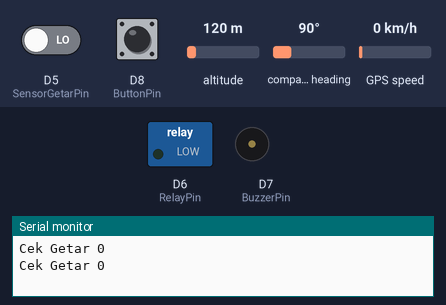
The sketch below on a simulated ESP8266 (NodeMCU). Shown: switched loads named in the sketch (green lamp = pin HIGH), buzzer (waves = sounding, pin HIGH), the last lines printed to the serial monitor. The test bench sets the inputs (shaded band); at power-on: D5 (SensorGetarPin) LOW, D8 (ButtonPin) LOW, altitude 120 m, compass heading 90°, GPS speed 0 km/h. WiFi joins after 1.5 s; servers stay silent unless stated; EEPROM starts erased; the GPS gets a fix after 3 s at 37.7749, -122.4194 with 8 satellites.

Above: at 5.0 s.
5.1 s: D5 (SensorGetarPin) driven HIGH
At 6.2 s:
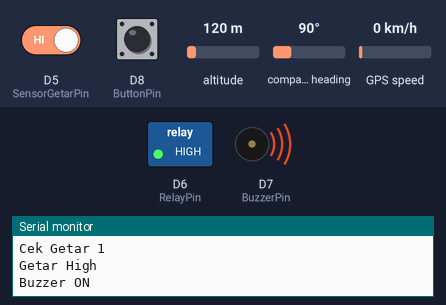
8.8 s: D5 (SensorGetarPin) driven LOW
At 9.2 s:
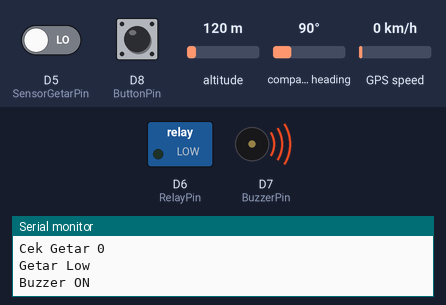
12.8 s: D8 (ButtonPin) pulled HIGH for 0.15 s
At 13.7 s:
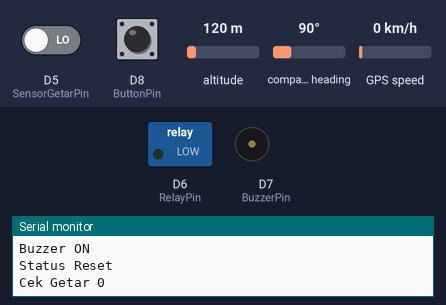
Timing chart, 0 to 15.8 s (numbered marks = the images above; inputs shaded):
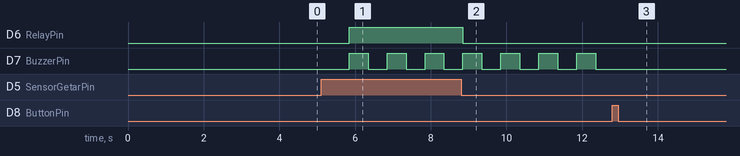

The sketch:

ProgramCobaBlynkWifi.ino
```cpp
#define BLYNK_PRINT Serial

#define BLYNK_TEMPLATE_ID "TMPLQ3apk_X1"
#define BLYNK_DEVICE_NAME "Quickstart Template"
#define BLYNK_AUTH_TOKEN "DWezjfkzEM5F_7ZeFc-wYjf_Rb4BNrjd"
//------------------------------------------------------------------
#include <SoftwareSerial.h>
#include <EEPROM.h>
#include "TinyGPS++.h"
#include <ESP8266WiFi.h>
#include <BlynkSimpleEsp8266.h>

//------------------------------------------------------------------
char ssid[] = "Terhubung";
char pass[] = "Terhubung";

//const int RXPin = 4, TXPin = 5;
#define RXPin D2
#define TXPin D1
const uint32_t GPSBaud = 9600;
SoftwareSerial gps_module(TXPin, RXPin);

TinyGPSPlus gps;

//Variable  to store the speed, no. of satellites, direction
float latitude = 0.00, lastlatitude = 0.00;
float longitude = 0.00, lastlongitude = 0.00;
float gps_speed;
int no_of_satellites;
String satellite_orientation;

char auth[] = BLYNK_AUTH_TOKEN;
// Your GPRS credentials. Leave empty, if missing user or pass
char apn[]  = "";
char user[] = "";
//char pass[] = "";

//------------------------------------------------------------------
BlynkTimer timer;

//------------------------------------------------------------------
#define RelayPin 12
#define BuzzerPin 13
#define SensorGetarPin 14
#define ButtonPin 15 // D8
//#define ButtonPin 9 // S2

#define EE_Size 5
#define RESET_EEPROM 1

#define EE_Status  3
#define EE_Deff  4

#define JarakMax 100.00 // 100 meter
#define GarisBujur 111320.00 //111.32 Km = 111320 meter
//------------------------------------------------------------------
uint8_t Status = 0;

//------------------------------------------------------------------
uint8_t GetarState = 0, BuzzState = 0;
uint8_t LastGetarState = 0;
unsigned long lastmillis = 0, lastmillisBuzz = 0;
boolean BuzzerON = false;
int buttonState = 0;
int lastButtonState = 0;

void setup()
{
  Serial.begin(9600);
  gps_module.begin(GPSBaud);
  EEPROM.begin(EE_Size);

  //--------------------------------------------------------------------
  pinMode(RelayPin, OUTPUT);
  pinMode(BuzzerPin, OUTPUT);
  pinMode(SensorGetarPin, INPUT);
  pinMode(ButtonPin, INPUT);

  //--------------------------------------------------------------------
  //During Starting all Relays should TURN OFF
  digitalWrite(RelayPin, LOW);
  digitalWrite(BuzzerPin, LOW);

  //--------------------------------------------------------------------
  delay(1000);
  if(EEPROM.read(EE_Deff) != RESET_EEPROM)
  {
    EEPROM.write(EE_Deff, RESET_EEPROM); delay(5);
    EEPROM.write(EE_Status, 0); delay(5);
    EEPROM.commit();

    Serial.println(F("EE_Deff ")); Serial.println(EEPROM.read(EE_Deff));
  }

  Serial.print("Getar "); Serial.println(digitalRead(SensorGetarPin));
  Serial.print("EE_Deff "); Serial.println(EEPROM.read(EE_Deff));
  Serial.print("EE_Status "); Serial.println(EEPROM.read(EE_Status));

  delay(1000);
  Status = EEPROM.read(EE_Status);
  if(Status) { BuzzerON = true; digitalWrite(RelayPin, HIGH); }

  Blynk.begin(auth, ssid, pass, "blynk.cloud", 8080);
  timer.setInterval(30000L, checkGPS);
}

void checkGPS()
{
  if (gps.charsProcessed() < 10)
  {
    Serial.println(F("No GPS detected: check wiring."));
    Blynk.virtualWrite(V3, "GPS ERROR");
  }
}

void CekTombol()
{
  buttonState = digitalRead(ButtonPin);
  if (buttonState != lastButtonState) {
    if (buttonState == HIGH) {
        EEPROM.write(EE_Status, 0);
        EEPROM.commit();
        Serial.println(F("Status Reset"));
        Status = EEPROM.read(EE_Status);
        BuzzerON = 0;
        digitalWrite(RelayPin, LOW);
        digitalWrite(BuzzerPin, LOW);
    }
    delay(50);
  }
  lastButtonState = buttonState;
}

void loop()
{
  while (gps_module.available() > 0)
  {
    if (gps.encode(gps_module.read()))
    displayInfo();
  }

  CekTombol();

  if(millis() - lastmillis >= 1000) {
    lastmillis = millis();
    GetarState = digitalRead(SensorGetarPin);
    Serial.print(F("Cek Getar ")); Serial.println(GetarState);
    if(GetarState != LastGetarState)
    {
      if(GetarState == HIGH)
      {
        BuzzerON = true;
        EEPROM.write(EE_Status, BuzzerON);
        EEPROM.commit();
        digitalWrite(RelayPin, HIGH);
        Status = EEPROM.read(EE_Status);
        Serial.println(F("Getar High "));
      }
      else
      {
        digitalWrite(BuzzerPin, LOW);
        digitalWrite(RelayPin, LOW);
        Serial.println(F("Getar Low "));
      }
    }
    LastGetarState = GetarState;
  }

  if(BuzzerON) {
    if(millis() -  lastmillisBuzz > 500) {
      lastmillisBuzz = millis();
      BuzzState = !BuzzState;
      digitalWrite(BuzzerPin, BuzzState);
      Serial.println(F("Buzzer ON"));
    }
  }

  Blynk.run();
  timer.run();
}

void displayInfo()
{
  if (gps.location.isValid())
  {
    //Storing the Latitude and Longitude
    latitude = (gps.location.lat());
    longitude = (gps.location.lng());

    Blynk.virtualWrite(V0, String(latitude, 6));
    Blynk.virtualWrite(V1, String(longitude, 6));
//    myMap.location(move_index, latitude, longitude, "GPS_Location");

    //get speed
    gps_speed = gps.speed.kmph();
    Blynk.virtualWrite(V2, gps_speed);

    //get number of satellites
    no_of_satellites = gps.satellites.value();
    Blynk.virtualWrite(V3, no_of_satellites);

    // get the satellite orientation/direction
    satellite_orientation = TinyGPSPlus::cardinal(gps.course.value());
    Blynk.virtualWrite(V4, satellite_orientation);

    if (lastlatitude == 0.00 || lastlongitude == 0.00) {
      lastlatitude = latitude;
      lastlongitude = longitude;
      Serial.print("== 0.00 | ");

      Serial.print("La:  "); Serial.print(latitude,6);
      Serial.print(" |Lo: "); Serial.print(longitude,6);
      Serial.print(" |Sp:  "); Serial.print(gps_speed,3);
      Serial.print(" |Sa: "); Serial.print(no_of_satellites);
      Serial.print(" |Or: "); Serial.println(satellite_orientation);
    }

    float selisihlat = abs(latitude - lastlatitude);
    float selisihlong = abs(longitude - lastlongitude);
    float maxselisih = JarakMax / GarisBujur;

    if(selisihlat > maxselisih || selisihlong > maxselisih) {
      Serial.print("> Max Selisih | ");
      Serial.print("selisihlat:  "); Serial.print(selisihlat,6);
      Serial.print(" |selisihlong: "); Serial.print(selisihlong,6);
      Serial.print(" |maxselisih:  "); Serial.println(maxselisih,6);

      Serial.print("La:  "); Serial.print(latitude,6);
      Serial.print(" |Lo: "); Serial.print(longitude,6);
      Serial.print(" |Sp:  "); Serial.print(gps_speed,3);
      Serial.print(" |Sa: "); Serial.print(no_of_satellites);
      Serial.print(" |Or: "); Serial.println(satellite_orientation);

      EEPROM.write(EE_Status, 1);
      EEPROM.commit();
      delay(50);
      Status = EEPROM.read(EE_Status);

      if(!BuzzerON) BuzzerON = true;
    }
    lastlatitude = latitude;
    lastlongitude = longitude;
  }
}
```

Measured:
- after the input at 5.1 s, D6 (RelayPin): LOW → HIGH after 0.74 s; D7 (BuzzerPin): alternates HIGH for 0.50 s and LOW for 0.50 s, starting after 0.74 s
- after the input at 8.8 s, D6 (RelayPin): HIGH → LOW at once
- after the input at 12.8 s, D7 (BuzzerPin): stops changing and stays LOW
